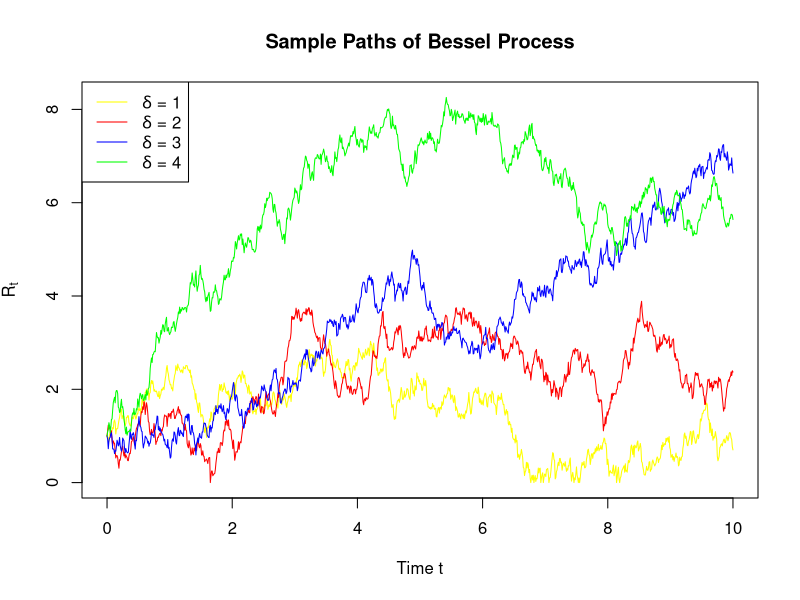
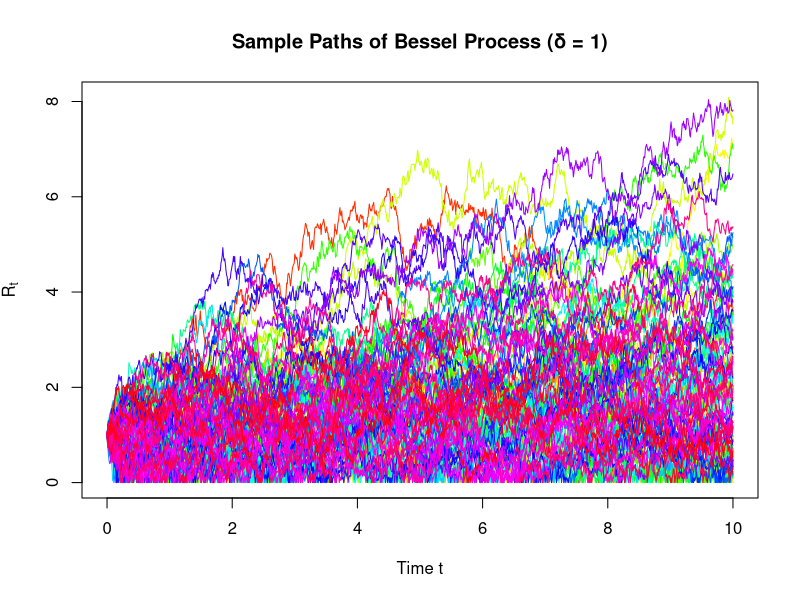
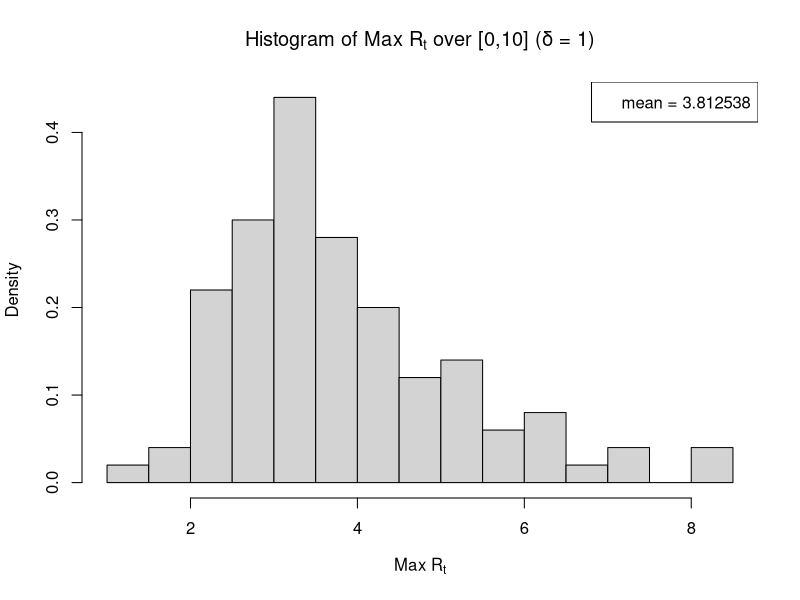
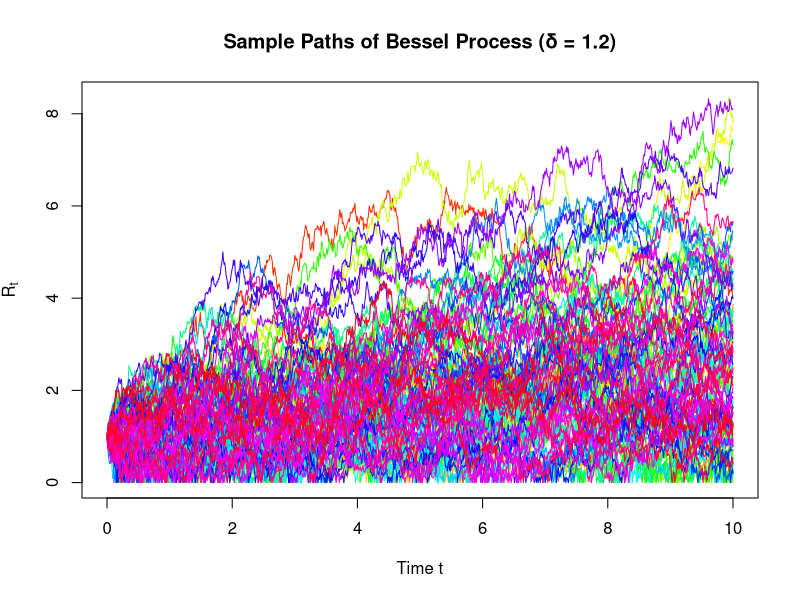
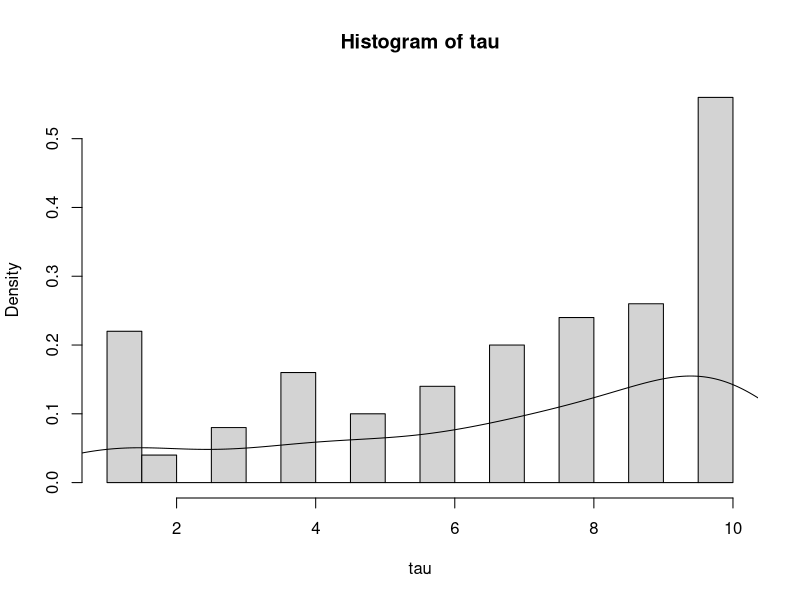

Here is the R script that generated these plots, in order:
## ---- chunk 1
set.seed(1)
T = 10
N = 1000
dt = T/N
Rt_sim <- function(delta, N, dt){
  Y <- numeric(N+1)
  Y[1] <- 1
  for (i in 1:N){
    dW <- sqrt(dt)*rnorm(1)
    Y[i+1] <- max(Y[i] + delta*dt+ 2*sqrt(Y[i])*dW, 0)
  } 
  return(sqrt(Y))
}
t <- seq(0, T, by = dt)
delta <- c(1,2,3,4)
Rt1 <- Rt_sim(delta[1], N=1000, dt=10/1000)
Rt2 <- Rt_sim(delta[2], N=1000, dt=10/1000)
Rt3 <- Rt_sim(delta[3], N=1000, dt=10/1000)
Rt4 <- Rt_sim(delta[4], N=1000, dt=10/1000)
ymin <- min(c(Rt1, Rt2, Rt3, Rt4))
ymax <- max(c(Rt1, Rt2, Rt3, Rt4))
plot(t, Rt1, "l", col = "yellow", ylim = c(ymin, ymax), main = "Sample Paths of Bessel Process", xlab = "Time t", ylab = expression(R[t]))
lines(t, Rt2, "l", col="red")
lines(t, Rt3, "l", col="blue")
lines(t, Rt4, "l", col="green")
legend("topleft",
       legend = c(expression(delta *' = 1'), expression(delta *' = 2'), expression(delta *' = 3'), expression(delta *' = 4')),
       col = c("yellow", "red", "blue", "green"),
       lty = 1)  
## ---- chunk 2
set.seed(1)
M <- 100  # Number of sample paths
t <- seq(0, T, by = dt)
# choose delta = 1, generate more paths
Rt_matrix <- sapply(1:M, function(m) Rt_sim(delta[1], N, dt)) # row: dt, col: Rt
matplot(t, Rt_matrix, type = "l", lty = 1, col = rainbow(M),
        main = "Sample Paths of Bessel Process (δ = 1)",
        xlab = "Time t", ylab = expression(R[t]))
## ---- chunk 3
max_Rt <- apply(Rt_matrix, 2, max) # calculate maximum for each column of Rt_matrix
hist(max_Rt, breaks = 20, prob = T, 
     main = expression("Histogram of Max " * R[t] * " over [0,10] (δ = 1)"), 
     xlab = expression("Max " * R[t]))
mean(max_Rt)
legend("topright", legend = "mean = 3.812538")
## ---- chunk 4
set.seed(1)
delta = 1.2
K = 2
T = 10
M <- 100  # Number of sample paths
t <- seq(0, T, by = dt)
Rt_matrix <- sapply(1:M, function(m) Rt_sim(delta, N, dt)) # rows: t, cols: the mth path of Rt
matplot(t, Rt_matrix, type = "l", lty = 1, col = rainbow(M),
        main = "Sample Paths of Bessel Process (δ = 1.2)",
        xlab = "Time t", ylab = expression(R[t]))
## ---- chunk 5
tk_index <- (1:10)/(10/1000) + 1
Rtk <- Rt_matrix[tk_index, ]  # rows: tk, cols: the mth path of Rt
tk_payoff <- pmax(Rtk - K, 0)  # (Rt - K)+
exercise_time <- apply(tk_payoff, 2, function(payoffs) {
  idx <- which.max(payoffs)  # highest positive payoff
  if (is.na(idx)) return(NA)   # never exercised
  return(idx)  # tk index 1:10
})
# Convert index to actual time τ
tau <- ifelse(is.na(exercise_time), NA, exercise_time)  # τ in 1:10
hist(tau, prob = T, breaks = 20)
lines(density(tau[!is.na(tau)]))
summary(tau) # median = 8, mean = 6.89
## ---- chunk 6
Bermuda_payoffs <- sapply(1:M, function(m) {
  payoffs <- tk_payoff[, m]
  holding_values <- numeric(10)
  holding_values[10] <- payoffs[10]
  for (t in 9:1) {
    if (payoffs[t] > 0) {
      immediate_exercise <- payoffs[t]
      future_payoff <- holding_values[t + 1]
      holding_values[t] <- max(immediate_exercise, future_payoff)
    } else {
      holding_values[t] <- holding_values[t + 1]
    }
  }
  return(holding_values[1])
})
Bermuda_price <- mean(Bermuda_payoffs)
cat("Bermuda call price =", Bermuda_price, "\n")
## ---- chunk 7
# European call option price = E((R10-K)+)
European_payoff <- tk_payoff[10,]
European_price <- mean(European_payoff)
cat("European call price =", European_price, "\n")
## ---- chunk 8
diff_price = Bermuda_price - European_price
cat("Extra cost of Bermuda over European =", diff_price, "\n")
## ---- chunk 9
# 1. No proper modeling of expected future values. (we just take average: mean())
# 2. Discounting factor = 0 here, there is little incentive to exercise early. (if r>0, price = e^-rt*E(Vi+1))
# 3. Limited Number of Paths (Monte Carlo Error)
# 4. Y[i+1] <- max(Y[i] + delta*dt+ 2*sqrt(Y[i])*dW, 0)
# 5. Variance reduction: AV, CV, conditioning, stratify sampling, importance sampling
## ---- chunk 10
max_Rtk <- apply(Rtk, 2, max)
X_tilde = max_Rtk - K
X = pmax(X_tilde, 0)
Y = X_tilde - mean(X_tilde)
mean(Y) # check E(Y)=0
## ---- chunk 11
c <- -cov(X,Y)/var(Y)
c
## ---- chunk 12
theta_hat = X + c*Y
cat(var(X), var(theta_hat), "\n",  
    "Improved by",round((var(X)-var(theta_hat))/var(X) * 100, digits = 2), "%.")
